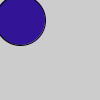
Frame 1 (no input)
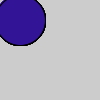
Frame 60 (the mouse pressed at the canvas centre just before this capture)
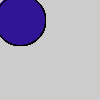
Frame 120 (the mouse held since frame 60 and released just before this capture)

The Processing sketch that drew these frames (run headless with seeded random() and noise(); from frame 60 on, the mouse is pressed at the canvas centre):

// Processing sketch: colorfulCircles
// ── colorfulCircles.pde
int[] value = {50, 20, 150};
int[] pos = {20, 20};

void setup() {
}

void draw() { 
  fill(value[0], value[1], value[2]); 
  ellipse(pos[0], pos[1], 50, 50); 
} 
 
void mouseDragged() { 
  for(int i = 0; i < 3; i++) {
    value[i] += 5;
    if(value[i] > 255){
      value[i] = 0;
    }
  }
  
  pos[0] = mouseX; 
  pos[1] = mouseY; 
}
